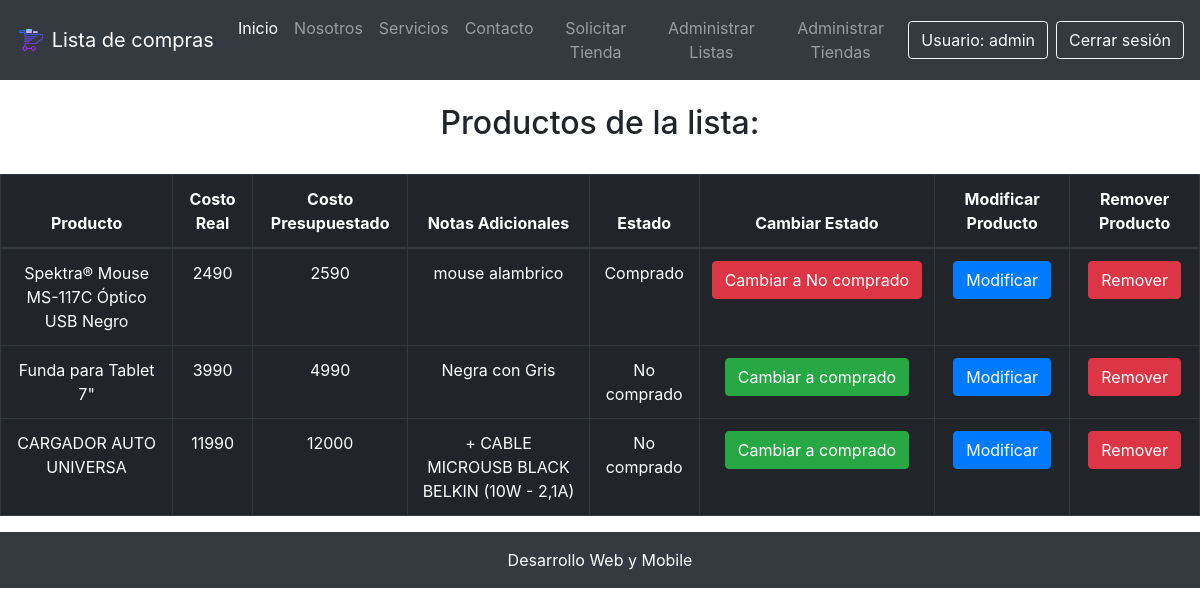
Page /listar-productos/28/ (signed in) on the earlier database version.
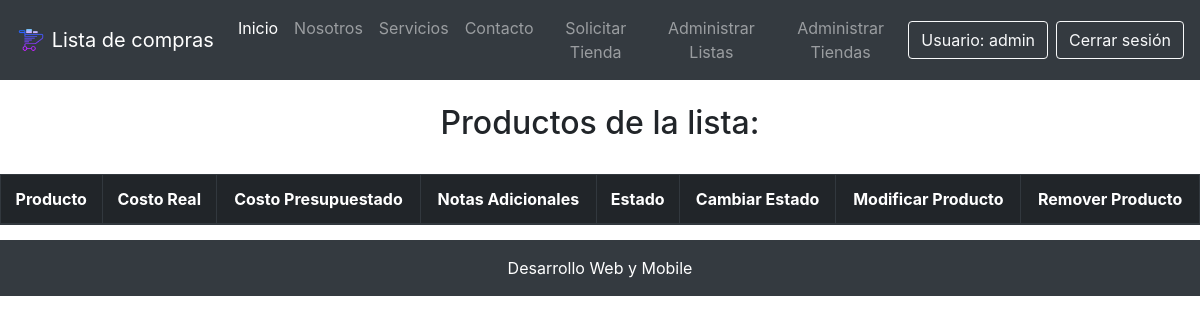
Same page on the later database version.
### core/models.py (models this page shows, shortened)
class Producto(models.Model):
    nombre = models.CharField(max_length=50)
    costo_real = models.IntegerField(verbose_name="Costo Real")
    costo_presupuestado = models.IntegerField(verbose_name="Costo Presupuestado")
    notas_adicionales = models.CharField( max_length=200, verbose_name="Notas Adicionales")
    estadoProducto = models.ForeignKey(EstadoProducto, on_delete=models.CASCADE, verbose_name="Estado Producto")
    lista = models.ForeignKey(Lista, on_delete=models.CASCADE)
    tienda = models.ForeignKey(Tienda, on_delete=models.CASCADE)

class EstadoProducto(models.Model):
    nombre = models.CharField(max_length=30, verbose_name="Estado Producto")

### core/views.py (the view)
# urls.py: path('listar-productos/<id>/', listar_productos, name="listar_productos"),
@login_required
def listar_productos(request, id):
    productos = Producto.objects.filter(lista=id)
    return render(request, 'core/listar_productos.html', {
        'productos': productos
    })

### core/templates/core/listar_productos.html
{% extends 'core/base.html' %}
{% load static %}
{% block contenido %}
<br>
<h2 class="d-flex justify-content-around">Productos de la lista:</h2>
<br>
<div class="table-responsive">
    <table class="table table-dark table-bordered table-hover table-condensed">
        <tr>
            <thead>
                <th class="text-center">Producto</th>
                <th class="text-center">Costo Real</th>
                <th class="text-center">Costo Presupuestado</th>
                <th class="text-center">Notas Adicionales</th>
                <th class="text-center">Estado</th>
                <th class="text-center">Cambiar Estado</th>
                <th class="text-center">Modificar Producto</th>
                <th class="text-center">Remover Producto</th>
            </thead>
        </tr>
        <tbody>
            {% for p in productos %}
            <tr>
                <td class="text-center">{{ p.nombre }}</td>
                <td class="text-center">{{ p.costo_real }}</td>
                <td class="text-center">{{ p.costo_presupuestado }}</td>
                <td class="text-center">{{ p.notas_adicionales }}</td>
                <td class="text-center">{{ p.estadoProducto.nombre }}</td>
                <td class="text-center">
                    {% if p.estadoProducto.id == 2 %}
                    <a href="{% url 'estado_comprado' p.id %}" class="btn btn-success">Cambiar a comprado</a>
                    {% else %}
                    <a href="{% url 'estado_nocomprado' p.id %}" class="btn btn-danger">Cambiar a No comprado</a>
                    {% endif %}
                </td>
                <td class="text-center">
                    <a href="{% url 'modificar_producto' p.id %}" class="btn btn-primary">Modificar</a>
                </td>
                <td class="text-center">
                    <a href="{% url 'eliminar_producto' p.id %}" class="btn btn-danger">Remover</a>
                </td>
            </tr>
            {% endfor %}
        </tbody>
    </table>
</div>
{% endblock contenido %}

Differences in the rows shown:
removed Producto: nombre "Spektra® Mouse MS-117C Óptico USB Negro", costo_real "2490", costo_presupuestado "2590", notas_adicionales "mouse alambrico", estadoProducto.nombre "Comprado", shows "Cambiar a No comprado"
removed Producto: nombre "Funda para Tablet 7\"", costo_real "3990", costo_presupuestado "4990", notas_adicionales "Negra con Gris", estadoProducto.nombre "No comprado", shows "Cambiar a comprado"
removed Producto: nombre "CARGADOR AUTO UNIVERSA", costo_real "11990", costo_presupuestado "12000", notas_adicionales "+ CABLE MICROUSB BLACK BELKIN (10W - 2,1A)", estadoProducto.nombre "No comprado", shows "Cambiar a comprado"
